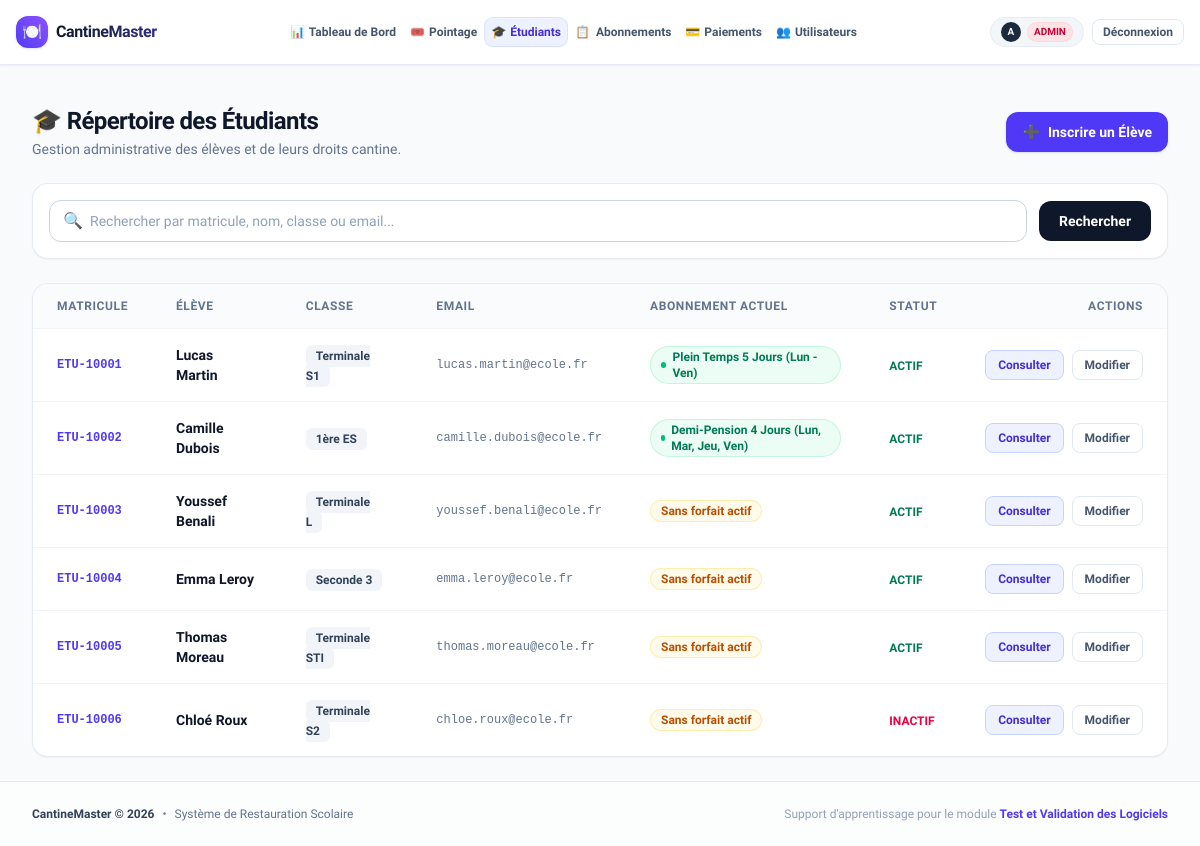
Page /students/ (signed in) on the committed database.
### app/models/user.py (models this page shows, shortened)
class User(UserMixin, db.Model):
    __tablename__ = 'users'
    ROLE_ADMIN = 'ADMIN'
    ROLE_GESTIONNAIRE = 'GESTIONNAIRE'
    ROLE_AGENT = 'AGENT_POINTAGE'
    ROLES = [ROLE_ADMIN, ROLE_GESTIONNAIRE, ROLE_AGENT]
    id = db.Column(db.Integer, primary_key=True)
    username = db.Column(db.String(64), unique=True, nullable=False, index=True)
    email = db.Column(db.String(120), unique=True, nullable=False, index=True)
    password_hash = db.Column(db.String(256), nullable=False)
    full_name = db.Column(db.String(100), nullable=False)
    role = db.Column(db.String(30), nullable=False, default=ROLE_GESTIONNAIRE)
    is_active = db.Column(db.Boolean, default=True, nullable=False)
    created_at = db.Column(db.DateTime, default=datetime.utcnow, nullable=False)
    @property
    def is_admin(self):
        return self.role == self.ROLE_ADMIN
    @property
    def is_gestionnaire(self):
        return self.role in [self.ROLE_ADMIN, self.ROLE_GESTIONNAIRE]
    def has_role(self, *roles):
        return self.role in roles

### app/models/student.py (models this page shows, shortened)
class Student(db.Model):
    __tablename__ = 'students'
    id = db.Column(db.Integer, primary_key=True)
    matricule = db.Column(db.String(20), unique=True, nullable=False, index=True)
    first_name = db.Column(db.String(60), nullable=False)
    last_name = db.Column(db.String(60), nullable=False)
    email = db.Column(db.String(120), unique=True, nullable=False, index=True)
    phone = db.Column(db.String(20), nullable=True)
    class_name = db.Column(db.String(50), nullable=False)  # ex: 'Terminale S', 'L1 Informatique'
    is_active = db.Column(db.Boolean, default=True, nullable=False)
    created_at = db.Column(db.DateTime, default=datetime.utcnow, nullable=False)
    subscriptions = db.relationship('Subscription', backref='student', lazy='dynamic', cascade='all, delete-orphan')
    payments = db.relationship('Payment', backref='student', lazy='dynamic')
    attendances = db.relationship('AttendanceLog', backref='student', lazy='dynamic')
    @property
    def full_name(self):
        return f"{self.first_name} {self.last_name}"
    def get_active_subscription(self, target_date=None):
        if target_date is None:
            target_date = date.today()
        from app.models.subscription import Subscription
        return self.subscriptions.filter(
            Subscription.status == Subscription.STATUS_ACTIF,
            Subscription.start_date <= target_date,
            Subscription.end_date >= target_date
        ).first()

### app/models/plan.py (models this page shows, shortened)
class SubscriptionPlan(db.Model):
    __tablename__ = 'subscription_plans'
    id = db.Column(db.Integer, primary_key=True)
    code = db.Column(db.String(30), unique=True, nullable=False, index=True)
    name = db.Column(db.String(100), nullable=False)
    description = db.Column(db.Text, nullable=True)
    price_monthly = db.Column(db.Float, nullable=False)  # ex: 60.00 EUR
    days_allowed = db.Column(db.String(20), nullable=False, default="0,1,2,3,4")
    meals_per_day = db.Column(db.Integer, nullable=False, default=1)
    is_active = db.Column(db.Boolean, default=True, nullable=False)
    created_at = db.Column(db.DateTime, default=datetime.utcnow, nullable=False)
    subscriptions = db.relationship('Subscription', backref='plan', lazy='dynamic')

### app/routes/student_routes.py (the view, shortened to what this page needs)
@student_bp.route('/')
@login_required
@role_required(User.ROLE_ADMIN, User.ROLE_GESTIONNAIRE)
def list_students():
    search = request.args.get('search', '').strip()
    query = Student.query
    students = query.order_by(Student.matricule.asc()).all()
    return render_template('students/list.html', students=students, search=search)

### app/templates/students/list.html (shortened to what this page needs)
{% extends "base.html" %}
{% block content %}
<div class="space-y-6">
  <div class="flex flex-col sm:flex-row sm:items-center sm:justify-between gap-4">
    <div>
      <h1 class="text-2xl font-bold tracking-tight text-slate-900">🎓 Répertoire des Étudiants</h1>
      <p class="text-sm text-slate-500 mt-0.5">
        Gestion administrative des élèves et de leurs droits cantine.
      </p>
    </div>
    <div>
      <a href="{{ url_for('students.new_student') }}"
         class="inline-flex items-center gap-2 px-4 py-2.5 rounded-xl bg-indigo-600 hover:bg-indigo-700 text-white text-sm font-semibold shadow-sm hover:shadow transition-all cursor-pointer">
        <span>➕</span>
        <span>Inscrire un Élève</span>
      </a>
    </div>
  </div>
  <div class="bg-white p-4 rounded-2xl border border-slate-200/80 shadow-xs">
    <form method="GET" action="{{ url_for('students.list_students') }}" class="flex flex-col sm:flex-row gap-3">
      <div class="relative flex-1">
        <span class="absolute inset-y-0 left-0 pl-3.5 flex items-center pointer-events-none text-slate-400">🔍</span>
        <input type="text" name="search" value="{{ search }}"
               class="w-full pl-10 pr-4 py-2.5 rounded-xl border border-slate-300 focus:outline-none focus:ring-2 focus:ring-indigo-500/20 focus:border-indigo-600 text-sm text-slate-800 placeholder-slate-400"
               placeholder="Rechercher par matricule, nom, classe ou email...">
      </div>
      <div class="flex items-center gap-2">
        <button type="submit" class="px-5 py-2.5 rounded-xl bg-slate-900 hover:bg-slate-800 text-white text-sm font-semibold transition-all cursor-pointer">
          Rechercher
        </button>
      </div>
    </form>
  </div>
  <div class="bg-white rounded-2xl border border-slate-200/80 shadow-xs overflow-hidden">
    <div class="overflow-x-auto">
      <table class="w-full text-left text-sm">
        <thead class="bg-slate-50/80 text-xs text-slate-500 font-bold uppercase tracking-wider border-b border-slate-100">
          <tr>
            <th class="px-6 py-3.5">Matricule</th>
            <th class="px-6 py-3.5">Élève</th>
            <th class="px-6 py-3.5">Classe</th>
            <th class="px-6 py-3.5">Email</th>
            <th class="px-6 py-3.5">Abonnement Actuel</th>
            <th class="px-6 py-3.5">Statut</th>
            <th class="px-6 py-3.5 text-right">Actions</th>
          </tr>
        </thead>
        <tbody class="divide-y divide-slate-100">
          {% for s in students %}
          {% set current_sub = s.get_active_subscription() %}
          <tr class="hover:bg-slate-50/50 transition-colors">
            <td class="px-6 py-4 font-mono font-bold text-xs text-indigo-600">
              {{ s.matricule }}
            </td>
            <td class="px-6 py-4">
              <a href="{{ url_for('students.student_detail', student_id=s.id) }}" class="font-bold text-slate-900 hover:text-indigo-600 transition-colors">
                {{ s.full_name }}
              </a>
            </td>
            <td class="px-6 py-4">
              <span class="px-2.5 py-1 rounded-md text-xs font-semibold bg-slate-100 text-slate-700">
                {{ s.class_name }}
              </span>
            </td>
            <td class="px-6 py-4 text-xs font-mono text-slate-500">{{ s.email }}</td>
            <td class="px-6 py-4">
              {% if current_sub %}
                <span class="inline-flex items-center gap-1.5 px-2.5 py-0.5 rounded-full text-xs font-bold bg-emerald-50 text-emerald-700 border border-emerald-200/60">
                  <span class="w-1.5 h-1.5 rounded-full bg-emerald-500"></span>
                  {{ current_sub.plan.name }}
                </span>
              {% else %}
                <span class="inline-flex items-center px-2.5 py-0.5 rounded-full text-xs font-semibold bg-amber-50 text-amber-700 border border-amber-200/60">
                  Sans forfait actif
                </span>
              {% endif %}
            </td>
            <td class="px-6 py-4">
              {% if s.is_active %}
                <span class="text-xs font-bold text-emerald-700">ACTIF</span>
              {% else %}
                <span class="text-xs font-bold text-rose-600">INACTIF</span>
              {% endif %}
            </td>
            <td class="px-6 py-4">
              <div class="flex items-center justify-end gap-2 whitespace-nowrap">
                <a href="{{ url_for('students.student_detail', student_id=s.id) }}" class="inline-flex items-center px-3 py-1.5 rounded-lg border border-indigo-200 bg-indigo-50 hover:bg-indigo-100 text-xs font-semibold text-indigo-700 transition-colors">
                  Consulter
                </a>
                <a href="{{ url_for('students.edit_student', student_id=s.id) }}" class="inline-flex items-center px-3 py-1.5 rounded-lg border border-slate-200 hover:bg-slate-100 text-xs font-semibold text-slate-600 transition-colors">
                  Modifier
                </a>
              </div>
            </td>
          </tr>
          {% else %}
          <tr>
            <td colspan="7" class="px-6 py-12 text-center text-sm text-slate-400">
              Aucun élève trouvé.
            </td>
          </tr>
          {% endfor %}
        </tbody>
      </table>
    </div>
  </div>
</div>
{% endblock %}

### app/templates/base.html (shortened to what this page needs)
<!DOCTYPE html>
<html lang="fr" class="h-full bg-slate-50">
<head>
  <script src="https://cdn.jsdelivr.net/npm/@tailwindcss/browser@4"></script>
</head>
<body class="min-h-full flex flex-col text-slate-800 antialiased selection:bg-indigo-500 selection:text-white overflow-x-hidden">
  <header class="sticky top-0 z-50 backdrop-blur-md bg-white/95 border-b border-slate-200/90 shadow-xs w-full">
    <div class="w-full px-2 sm:px-3 lg:px-4 flex items-center justify-between h-16 gap-2">
      <a href="{{ url_for('main.dashboard') if current_user.is_authenticated else url_for('auth.login') }}" class="flex items-center gap-2 shrink-0 group">
        <span class="w-8 h-8 rounded-xl bg-gradient-to-tr from-indigo-600 to-violet-500 text-white flex items-center justify-center text-base shadow-sm group-hover:scale-105 transition-transform">
          🍽️
        </span>
        <span class="font-extrabold text-base tracking-tight bg-gradient-to-r from-slate-900 to-indigo-900 bg-clip-text text-transparent">
        </span>
      </a>
      {% if current_user.is_authenticated %}
      <nav class="hidden md:flex items-center gap-0.5 xl:gap-1.5 flex-nowrap min-w-0">
        <a href="{{ url_for('main.dashboard') }}"
           class="px-1.5 xl:px-3 py-1.5 rounded-lg text-xs xl:text-sm font-semibold transition-all whitespace-nowrap flex items-center gap-1 xl:gap-1.5 {{ 'bg-indigo-50 text-indigo-700 shadow-xs ring-1 ring-indigo-200/60 font-bold' if request.endpoint == 'main.dashboard' else 'text-slate-600 hover:text-slate-900 hover:bg-slate-100/80' }}">
          <span>📊</span>
          <span>Tableau de Bord</span>
        </a>
        <a href="{{ url_for('attendance.terminal') }}"
           class="px-1.5 xl:px-3 py-1.5 rounded-lg text-xs xl:text-sm font-semibold transition-all whitespace-nowrap flex items-center gap-1 xl:gap-1.5 {{ 'bg-indigo-50 text-indigo-700 shadow-xs ring-1 ring-indigo-200/60 font-bold' if 'attendance' in request.endpoint else 'text-slate-600 hover:text-slate-900 hover:bg-slate-100/80' }}">
          <span>🎟️</span>
          <span>Pointage</span>
        </a>
        {% if current_user.is_gestionnaire %}
        <a href="{{ url_for('students.list_students') }}"
           class="px-1.5 xl:px-3 py-1.5 rounded-lg text-xs xl:text-sm font-semibold transition-all whitespace-nowrap flex items-center gap-1 xl:gap-1.5 {{ 'bg-indigo-50 text-indigo-700 shadow-xs ring-1 ring-indigo-200/60 font-bold' if 'students' in request.endpoint else 'text-slate-600 hover:text-slate-900 hover:bg-slate-100/80' }}">
          <span>🎓</span>
          <span>Étudiants</span>
        </a>
        <a href="{{ url_for('subscriptions.list_subscriptions') }}"
           class="px-1.5 xl:px-3 py-1.5 rounded-lg text-xs xl:text-sm font-semibold transition-all whitespace-nowrap flex items-center gap-1.5 {{ 'bg-indigo-50 text-indigo-700 shadow-xs ring-1 ring-indigo-200/60 font-bold' if 'subscriptions' in request.endpoint else 'text-slate-600 hover:text-slate-900 hover:bg-slate-100/80' }}">
          <span>📋</span>
          <span>Abonnements</span>
        </a>
        <a href="{{ url_for('payments.list_payments') }}"
           class="px-1.5 xl:px-3 py-1.5 rounded-lg text-xs xl:text-sm font-semibold transition-all whitespace-nowrap flex items-center gap-1 xl:gap-1.5 {{ 'bg-indigo-50 text-indigo-700 shadow-xs ring-1 ring-indigo-200/60 font-bold' if 'payments' in request.endpoint else 'text-slate-600 hover:text-slate-900 hover:bg-slate-100/80' }}">
          <span>💳</span>
          <span>Paiements</span>
        </a>
        {% endif %}
        {% if current_user.is_admin %}
        <a href="{{ url_for('users.list_users') }}"
           class="px-1.5 xl:px-3 py-1.5 rounded-lg text-xs xl:text-sm font-semibold transition-all whitespace-nowrap flex items-center gap-1 xl:gap-1.5 {{ 'bg-indigo-50 text-indigo-700 shadow-xs ring-1 ring-indigo-200/60 font-bold' if 'users' in request.endpoint else 'text-slate-600 hover:text-slate-900 hover:bg-slate-100/80' }}">
          <span>👥</span>
          <span>Utilisateurs</span>
        </a>
        {% endif %}
      </nav>
      <div class="flex items-center gap-1.5 sm:gap-2 shrink-0">
        <div class="flex items-center gap-1.5 bg-slate-100/90 px-1.5 sm:px-2.5 py-1 rounded-full border border-slate-200/70 text-xs">
          <span class="w-5 h-5 rounded-full bg-slate-800 text-white font-bold flex items-center justify-center text-[10px] shrink-0">
            {{ current_user.username[:1].upper() }}
          </span>
          {% if current_user.role == 'ADMIN' %}
            <span class="hidden sm:inline px-1.5 py-0.5 text-[10px] font-extrabold uppercase bg-rose-100 text-rose-700 rounded-full border border-rose-200/60">Admin</span>
          {% elif current_user.role == 'GESTIONNAIRE' %}
            <span class="hidden sm:inline px-1.5 py-0.5 text-[10px] font-extrabold uppercase bg-indigo-100 text-indigo-700 rounded-full border border-indigo-200/60">Gestion</span>
          {% else %}
            <span class="hidden sm:inline px-1.5 py-0.5 text-[10px] font-extrabold uppercase bg-emerald-100 text-emerald-700 rounded-full border border-emerald-200/60">Agent</span>
          {% endif %}
        </div>
        <a href="{{ url_for('auth.logout') }}"
           class="hidden sm:inline-flex items-center justify-center px-2.5 py-1 rounded-lg text-xs font-semibold text-slate-600 hover:text-rose-600 hover:bg-rose-50 transition-colors border border-slate-200 hover:border-rose-200 shrink-0"
           title="Se déconnecter">
          Déconnexion
        </a>
      </div>
      {% endif %}
    </div>
  </header>
  <main class="flex-1 w-full max-w-7xl mx-auto px-4 sm:px-6 lg:px-8 py-6">
    {% block content %}{% endblock %}
  </main>
  <footer class="mt-auto border-t border-slate-200 bg-white/60 py-6 text-center text-xs text-slate-500">
    <div class="w-full max-w-7xl mx-auto px-4 sm:px-6 lg:px-8 flex flex-col sm:flex-row items-center justify-between gap-3">
      <div class="flex items-center gap-2">
        <span class="font-bold text-slate-700">CantineMaster &copy; 2026</span>
        <span>•</span>
        <span>Système de Restauration Scolaire</span>
      </div>
      <div class="text-slate-400">
        Support d'apprentissage pour le module <strong class="text-indigo-600 font-semibold">Test et Validation des Logiciels</strong>
      </div>
    </div>
  </footer>
</body>
</html>

### app/templates/base.html (style rules this page uses)
body { font-family: 'Plus Jakarta Sans', system-ui, -apple-system, sans-serif; }

### rows in the picture
User: username "A"
Student: matricule "ETU-10001", full_name "Lucas Martin", class_name "Terminale S1", email "lucas.martin@ecole.fr", is_active "ACTIF"
SubscriptionPlan: plan.name "Plein Temps 5 Jours (Lun - Ven)"
Student: matricule "ETU-10002", full_name "Camille Dubois", class_name "1ère ES", email "camille.dubois@ecole.fr", is_active "ACTIF"
SubscriptionPlan: plan.name "Demi-Pension 4 Jours (Lun, Mar, Jeu, Ven)"
Student: matricule "ETU-10003", full_name "Youssef Benali", class_name "Terminale L", email "youssef.benali@ecole.fr", shows "Sans forfait actif", is_active "ACTIF"
Student: matricule "ETU-10004", full_name "Emma Leroy", class_name "Seconde 3", email "emma.leroy@ecole.fr", shows "Sans forfait actif", is_active "ACTIF"
Student: matricule "ETU-10005", full_name "Thomas Moreau", class_name "Terminale STI", email "thomas.moreau@ecole.fr", shows "Sans forfait actif", is_active "ACTIF"
Student: matricule "ETU-10006", full_name "Chloé Roux", class_name "Terminale S2", email "chloe.roux@ecole.fr", shows "Sans forfait actif", is_active "INACTIF"
